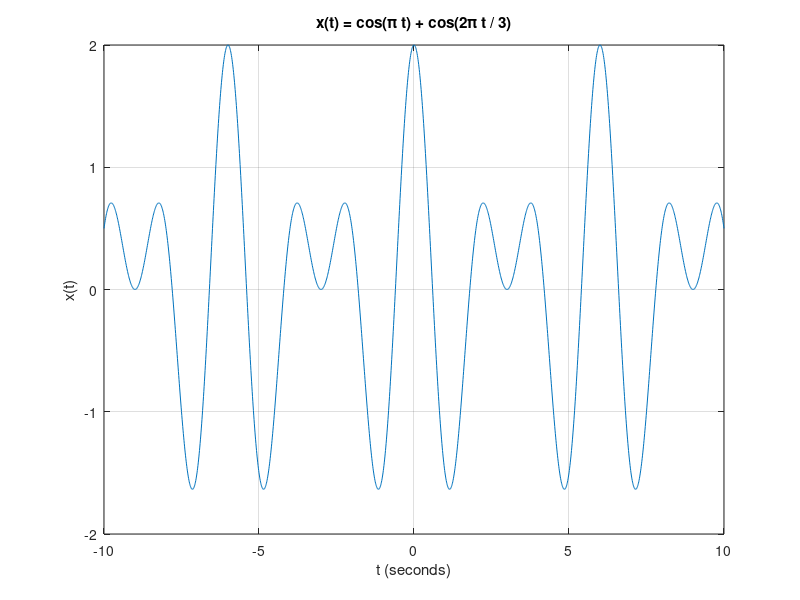

Here is the MATLAB script that generated this plot:
%************************************************************************
%       Script lines for Problem 7
% Script to generate and plot y(t) = cos(pi*t) + cos((2*pi/3)*t)
% Reference: ECE 09341 Signals and Systems Lab 1 Instructions
%************************************************************************
clear all;
clf;
          
t = -10:0.01:10; 

x1 = cos(pi*t);
x2 = cos((2*pi/3)*t);
x = x1 + x2;

figure;
plot(t,x);
xlabel('t (seconds)');
ylabel('x(t)');
title('x(t) = cos(\pi t) + cos(2\pi t / 3)');
grid
